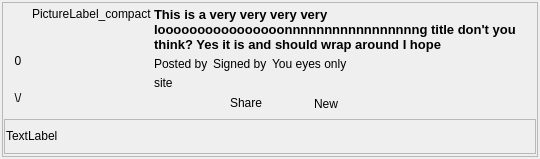
<?xml version="1.0" encoding="UTF-8"?>
<ui version="4.0">
 <class>BoardPostDisplayWidget_compact</class>
 <widget class="QWidget" name="BoardPostDisplayWidget_compact">
  <property name="geometry">
   <rect>
    <x>0</x>
    <y>0</y>
    <width>540</width>
    <height>172</height>
   </rect>
  </property>
  <property name="sizePolicy">
   <sizepolicy hsizetype="Preferred" vsizetype="Maximum">
    <horstretch>0</horstretch>
    <verstretch>0</verstretch>
   </sizepolicy>
  </property>
  <property name="windowTitle">
   <string notr="true"/>
  </property>
  <property name="styleSheet">
   <string notr="true"/>
  </property>
  <layout class="QHBoxLayout" name="horizontalLayout_3">
   <property name="spacing">
    <number>0</number>
   </property>
   <property name="sizeConstraint">
    <enum>QLayout::SetMaximumSize</enum>
   </property>
   <property name="leftMargin">
    <number>2</number>
   </property>
   <property name="topMargin">
    <number>2</number>
   </property>
   <property name="rightMargin">
    <number>2</number>
   </property>
   <property name="bottomMargin">
    <number>2</number>
   </property>
   <item>
    <widget class="QFrame" name="frame">
     <property name="sizePolicy">
      <sizepolicy hsizetype="Preferred" vsizetype="Maximum">
       <horstretch>0</horstretch>
       <verstretch>0</verstretch>
      </sizepolicy>
     </property>
     <property name="frameShape">
      <enum>QFrame::StyledPanel</enum>
     </property>
     <property name="frameShadow">
      <enum>QFrame::Raised</enum>
     </property>
     <layout class="QVBoxLayout" name="verticalLayout_2">
      <property name="spacing">
       <number>2</number>
      </property>
      <property name="sizeConstraint">
       <enum>QLayout::SetMaximumSize</enum>
      </property>
      <property name="leftMargin">
       <number>1</number>
      </property>
      <property name="topMargin">
       <number>2</number>
      </property>
      <property name="rightMargin">
       <number>1</number>
      </property>
      <property name="bottomMargin">
       <number>2</number>
      </property>
      <item>
       <layout class="QHBoxLayout" name="topLayout">
        <property name="leftMargin">
         <number>2</number>
        </property>
        <property name="topMargin">
         <number>2</number>
        </property>
        <property name="rightMargin">
         <number>2</number>
        </property>
        <property name="bottomMargin">
         <number>2</number>
        </property>
        <item>
         <layout class="QVBoxLayout" name="arrowsLayout">
          <item>
           <widget class="QToolButton" name="voteUpButton">
            <property name="sizePolicy">
             <sizepolicy hsizetype="Preferred" vsizetype="Preferred">
              <horstretch>0</horstretch>
              <verstretch>0</verstretch>
             </sizepolicy>
            </property>
            <property name="toolTip">
             <string>Vote up</string>
            </property>
            <property name="text">
             <string/>
            </property>
            <property name="icon">
             <iconset resource="Posted_images.qrc">
              <normaloff>:/images/up-arrow.png</normaloff>:/images/up-arrow.png</iconset>
            </property>
            <property name="autoRaise">
             <bool>true</bool>
            </property>
           </widget>
          </item>
          <item>
           <widget class="StyledLabel" name="scoreLabel">
            <property name="font">
             <font>
              <pointsize>9</pointsize>
             </font>
            </property>
            <property name="text">
             <string>0</string>
            </property>
            <property name="alignment">
             <set>Qt::AlignCenter</set>
            </property>
           </widget>
          </item>
          <item>
           <widget class="QToolButton" name="voteDownButton">
            <property name="sizePolicy">
             <sizepolicy hsizetype="Preferred" vsizetype="Preferred">
              <horstretch>0</horstretch>
              <verstretch>0</verstretch>
             </sizepolicy>
            </property>
            <property name="minimumSize">
             <size>
              <width>0</width>
              <height>0</height>
             </size>
            </property>
            <property name="toolTip">
             <string>Vote down</string>
            </property>
            <property name="styleSheet">
             <string notr="true"/>
            </property>
            <property name="text">
             <string>\/</string>
            </property>
            <property name="icon">
             <iconset resource="Posted_images.qrc">
              <normaloff>:/images/down-arrow.png</normaloff>:/images/down-arrow.png</iconset>
            </property>
            <property name="autoRaise">
             <bool>true</bool>
            </property>
           </widget>
          </item>
         </layout>
        </item>
        <item>
         <widget class="ZoomableLabel" name="pictureLabel">
          <property name="sizePolicy">
           <sizepolicy hsizetype="Preferred" vsizetype="Preferred">
            <horstretch>0</horstretch>
            <verstretch>0</verstretch>
           </sizepolicy>
          </property>
          <property name="toolTip">
           <string>Click to view picture</string>
          </property>
          <property name="text">
           <string>PictureLabel_compact</string>
          </property>
          <property name="alignment">
           <set>Qt::AlignLeading|Qt::AlignLeft|Qt::AlignTop</set>
          </property>
         </widget>
        </item>
        <item>
         <layout class="QVBoxLayout" name="verticalLayout">
          <item>
           <widget class="StyledLabel" name="titleLabel">
            <property name="sizePolicy">
             <sizepolicy hsizetype="Preferred" vsizetype="Preferred">
              <horstretch>0</horstretch>
              <verstretch>0</verstretch>
             </sizepolicy>
            </property>
            <property name="font">
             <font>
              <family>Arial</family>
              <pointsize>10</pointsize>
              <weight>75</weight>
              <bold>true</bold>
             </font>
            </property>
            <property name="text">
             <string notr="true">This is a very very very very loooooooooooooooonnnnnnnnnnnnnnnnng title don't you think? Yes it is and should wrap around I hope</string>
            </property>
            <property name="alignment">
             <set>Qt::AlignLeading|Qt::AlignLeft|Qt::AlignTop</set>
            </property>
            <property name="wordWrap">
             <bool>true</bool>
            </property>
            <property name="openExternalLinks">
             <bool>true</bool>
            </property>
            <property name="textInteractionFlags">
             <set>Qt::LinksAccessibleByMouse|Qt::TextSelectableByMouse</set>
            </property>
           </widget>
          </item>
          <item>
           <layout class="QHBoxLayout" name="horizontalLayout_2">
            <property name="spacing">
             <number>5</number>
            </property>
            <property name="leftMargin">
             <number>0</number>
            </property>
            <property name="rightMargin">
             <number>6</number>
            </property>
            <item>
             <widget class="QLabel" name="fromBoldLabel">
              <property name="sizePolicy">
               <sizepolicy hsizetype="Preferred" vsizetype="Fixed">
                <horstretch>0</horstretch>
                <verstretch>0</verstretch>
               </sizepolicy>
              </property>
              <property name="font">
               <font>
                <weight>50</weight>
                <bold>false</bold>
               </font>
              </property>
              <property name="text">
               <string>Posted by</string>
              </property>
             </widget>
            </item>
            <item>
             <widget class="GxsIdLabel" name="fromLabel">
              <property name="sizePolicy">
               <sizepolicy hsizetype="Minimum" vsizetype="Preferred">
                <horstretch>0</horstretch>
                <verstretch>0</verstretch>
               </sizepolicy>
              </property>
              <property name="text">
               <string notr="true">Signed by</string>
              </property>
              <property name="openExternalLinks">
               <bool>true</bool>
              </property>
             </widget>
            </item>
            <item>
             <widget class="QLabel" name="dateLabel">
              <property name="sizePolicy">
               <sizepolicy hsizetype="Minimum" vsizetype="Preferred">
                <horstretch>0</horstretch>
                <verstretch>0</verstretch>
               </sizepolicy>
              </property>
              <property name="text">
               <string notr="true">You eyes only</string>
              </property>
              <property name="openExternalLinks">
               <bool>true</bool>
              </property>
             </widget>
            </item>
            <item>
             <spacer name="horizontalSpacer_4">
              <property name="orientation">
               <enum>Qt::Horizontal</enum>
              </property>
              <property name="sizeType">
               <enum>QSizePolicy::Expanding</enum>
              </property>
              <property name="sizeHint" stdset="0">
               <size>
                <width>70</width>
                <height>20</height>
               </size>
              </property>
             </spacer>
            </item>
           </layout>
          </item>
          <item>
           <widget class="QLabel" name="siteLabel">
            <property name="sizePolicy">
             <sizepolicy hsizetype="Expanding" vsizetype="Preferred">
              <horstretch>0</horstretch>
              <verstretch>0</verstretch>
             </sizepolicy>
            </property>
            <property name="text">
             <string notr="true">site</string>
            </property>
            <property name="openExternalLinks">
             <bool>true</bool>
            </property>
           </widget>
          </item>
          <item>
           <layout class="QHBoxLayout" name="horizontalLayout">
            <item>
             <widget class="QToolButton" name="commentButton">
              <property name="text">
               <string/>
              </property>
              <property name="icon">
               <iconset resource="Posted_images.qrc">
                <normaloff>:/images/comments.png</normaloff>:/images/comments.png</iconset>
              </property>
              <property name="checkable">
               <bool>true</bool>
              </property>
              <property name="toolButtonStyle">
               <enum>Qt::ToolButtonIconOnly</enum>
              </property>
              <property name="autoRaise">
               <bool>true</bool>
              </property>
             </widget>
            </item>
            <item>
             <widget class="QToolButton" name="expandButton">
              <property name="toolTip">
               <string>Expand</string>
              </property>
              <property name="text">
               <string/>
              </property>
              <property name="icon">
               <iconset resource="Posted_images.qrc">
                <normaloff>:/images/expand.png</normaloff>:/images/expand.png</iconset>
              </property>
              <property name="checkable">
               <bool>true</bool>
              </property>
              <property name="autoRaise">
               <bool>true</bool>
              </property>
             </widget>
            </item>
            <item>
             <widget class="QPushButton" name="shareButton">
              <property name="text">
               <string>Share</string>
              </property>
              <property name="icon">
               <iconset resource="Posted_images.qrc">
                <normaloff>:/images/share.png</normaloff>:/images/share.png</iconset>
              </property>
              <property name="flat">
               <bool>true</bool>
              </property>
             </widget>
            </item>
            <item>
             <widget class="QToolButton" name="readButton">
              <property name="maximumSize">
               <size>
                <width>24</width>
                <height>16777215</height>
               </size>
              </property>
              <property name="focusPolicy">
               <enum>Qt::NoFocus</enum>
              </property>
              <property name="toolTip">
               <string>Toggle Message Read Status</string>
              </property>
              <property name="icon">
               <iconset resource="../images.qrc">
                <normaloff>:/images/message-state-unread.png</normaloff>:/images/message-state-unread.png</iconset>
              </property>
              <property name="checkable">
               <bool>false</bool>
              </property>
              <property name="checked">
               <bool>false</bool>
              </property>
              <property name="autoRaise">
               <bool>true</bool>
              </property>
             </widget>
            </item>
            <item>
             <widget class="QLabel" name="newLabel">
              <property name="text">
               <string>New</string>
              </property>
             </widget>
            </item>
            <item>
             <spacer name="horizontalSpacer_2">
              <property name="orientation">
               <enum>Qt::Horizontal</enum>
              </property>
              <property name="sizeHint" stdset="0">
               <size>
                <width>40</width>
                <height>20</height>
               </size>
              </property>
             </spacer>
            </item>
           </layout>
          </item>
         </layout>
        </item>
       </layout>
      </item>
      <item>
       <widget class="QFrame" name="frame_notes">
        <property name="frameShape">
         <enum>QFrame::StyledPanel</enum>
        </property>
        <property name="frameShadow">
         <enum>QFrame::Raised</enum>
        </property>
        <layout class="QHBoxLayout" name="horizontalLayout_4">
         <property name="spacing">
          <number>2</number>
         </property>
         <property name="sizeConstraint">
          <enum>QLayout::SetMaximumSize</enum>
         </property>
         <property name="leftMargin">
          <number>1</number>
         </property>
         <property name="topMargin">
          <number>2</number>
         </property>
         <property name="rightMargin">
          <number>1</number>
         </property>
         <property name="bottomMargin">
          <number>2</number>
         </property>
         <item>
          <widget class="QLabel" name="notes">
           <property name="sizePolicy">
            <sizepolicy hsizetype="MinimumExpanding" vsizetype="Preferred">
             <horstretch>0</horstretch>
             <verstretch>0</verstretch>
            </sizepolicy>
           </property>
           <property name="text">
            <string>TextLabel</string>
           </property>
           <property name="scaledContents">
            <bool>true</bool>
           </property>
           <property name="wordWrap">
            <bool>true</bool>
           </property>
           <property name="textInteractionFlags">
            <set>Qt::LinksAccessibleByMouse|Qt::TextSelectableByMouse</set>
           </property>
          </widget>
         </item>
        </layout>
       </widget>
      </item>
     </layout>
    </widget>
   </item>
  </layout>
 </widget>
 <customwidgets>
  <customwidget>
   <class>GxsIdLabel</class>
   <extends>QLabel</extends>
   <header>gui/gxs/GxsIdLabel.h</header>
  </customwidget>
  <customwidget>
   <class>StyledLabel</class>
   <extends>QLabel</extends>
   <header>gui/common/StyledLabel.h</header>
  </customwidget>
  <customwidget>
   <class>ZoomableLabel</class>
   <extends>QLabel</extends>
   <header>gui/gxschannels/GxsChannelPostThumbnail.h</header>
  </customwidget>
 </customwidgets>
 <resources>
  <include location="Posted_images.qrc"/>
  <include location="../images.qrc"/>
 </resources>
 <connections/>
</ui>
